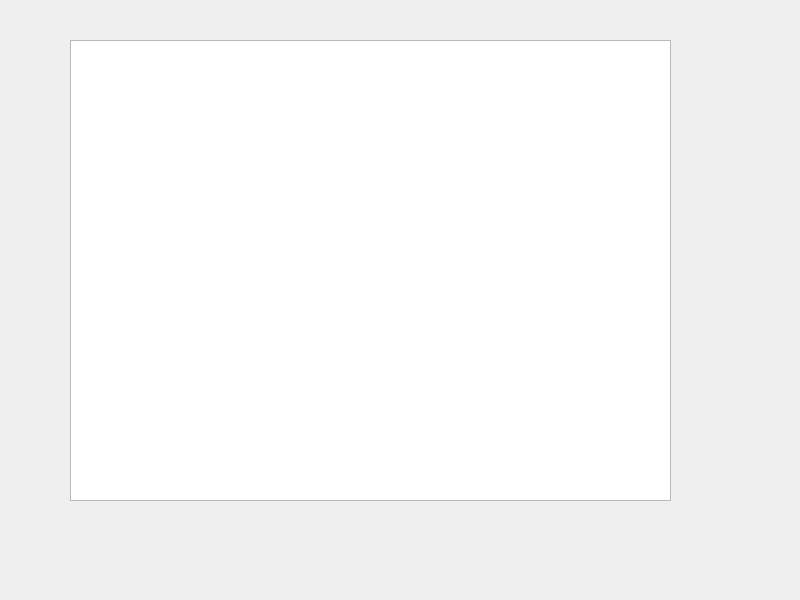
<?xml version="1.0" encoding="UTF-8"?>
<ui version="4.0">
 <class>MainWindow</class>
 <widget class="QMainWindow" name="MainWindow">
  <property name="geometry">
   <rect>
    <x>0</x>
    <y>0</y>
    <width>800</width>
    <height>600</height>
   </rect>
  </property>
  <property name="windowTitle">
   <string>MainWindow</string>
  </property>
  <widget class="QWidget" name="centralwidget">
   <widget class="QTableView" name="tableView">
    <property name="geometry">
     <rect>
      <x>70</x>
      <y>40</y>
      <width>601</width>
      <height>461</height>
     </rect>
    </property>
   </widget>
  </widget>
 </widget>
 <resources/>
 <connections/>
</ui>
